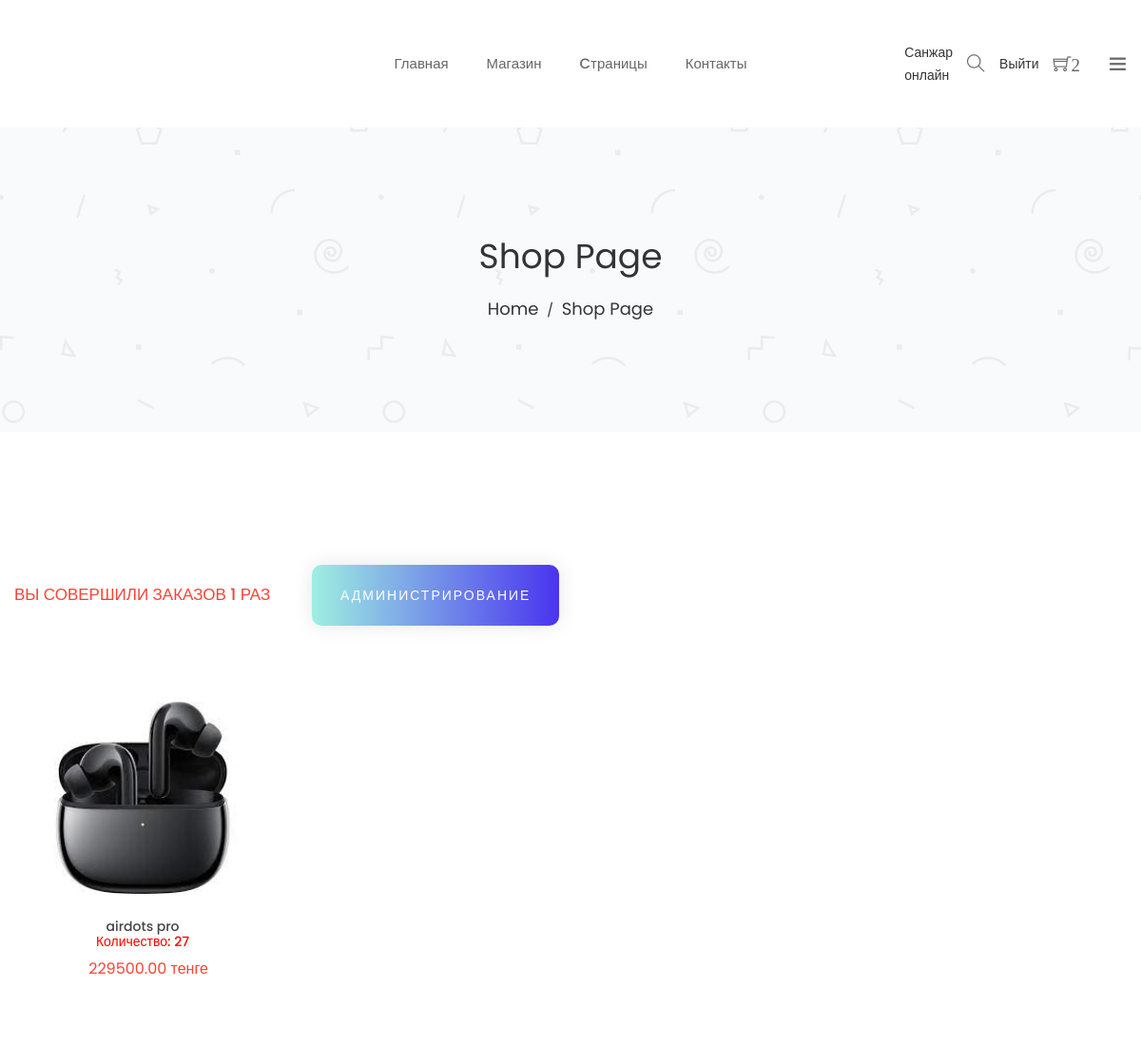
/my_orders/ (signed in, upper part), run on an earlier commit of the app's database.
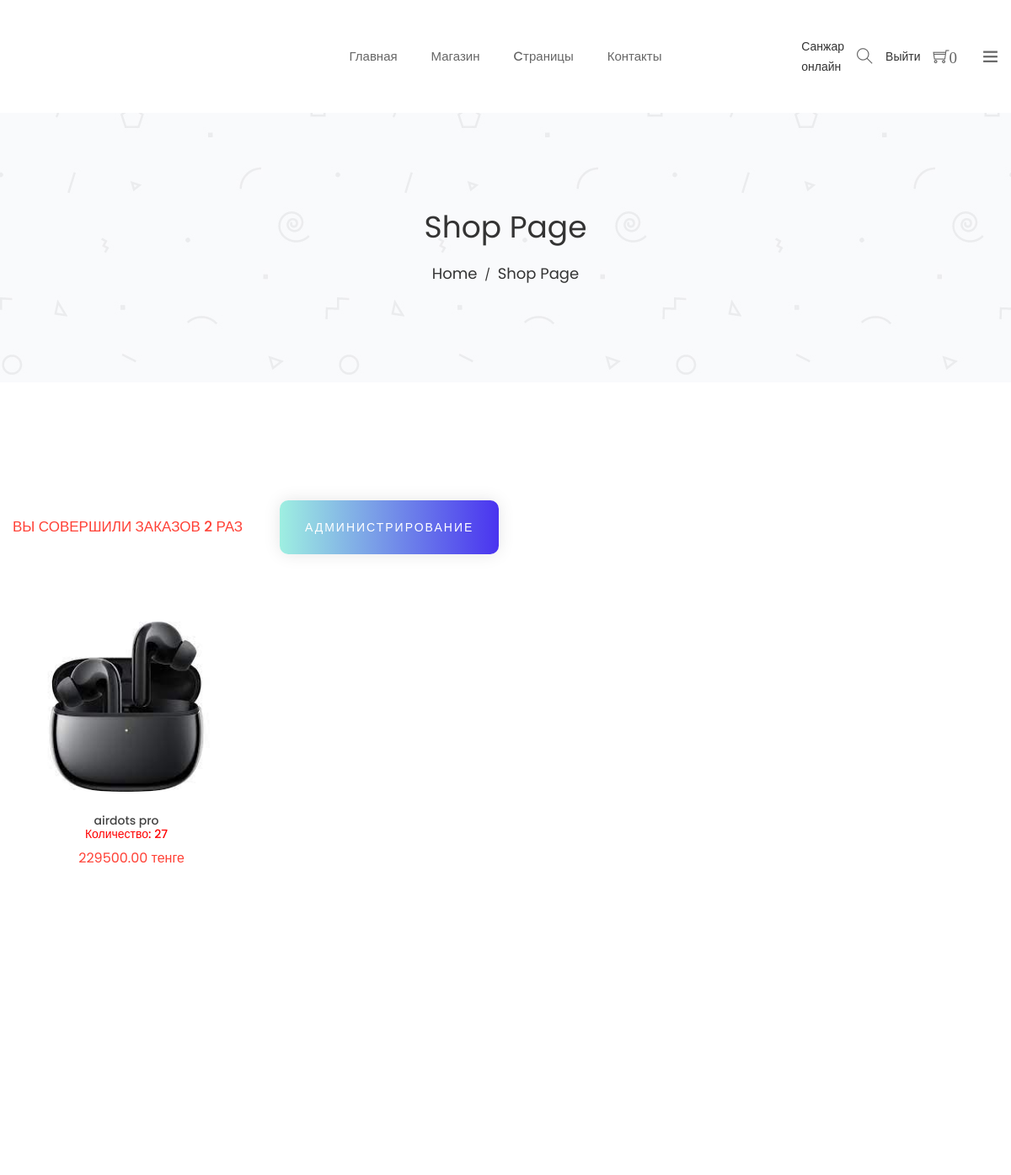
And on a later commit of the database.
### project1/models.py (models this page shows, shortened)
class Cart(models.Model):
    owner = models.ForeignKey('Customer', null=True, verbose_name='Владелец', on_delete=models.CASCADE)
    products = models.ManyToManyField(CartProduct, blank=True, related_name='related_cart')
    total_products = models.PositiveIntegerField(default=0)
    final_price = models.DecimalField(max_digits=9, default=0, decimal_places=2, verbose_name='Общая цена')
    in_order = models.BooleanField(default=False)
    for_anonymous_user = models.BooleanField(default=False)
    class Meta:
        ordering = ['-final_price']
        verbose_name='Корзина'
        verbose_name_plural='Корзина'

class CartProduct(models.Model):
    user = models.ForeignKey('Customer', verbose_name='Покупатель', on_delete=models.CASCADE)
    cart = models.ForeignKey('Cart', verbose_name='Корзина', on_delete=models.CASCADE, related_name='related_products')
    product = models.ForeignKey(Product, verbose_name='Товар', on_delete=models.CASCADE)
    qty = models.PositiveIntegerField(default=1,verbose_name='Количество')
    final_price = models.DecimalField(max_digits=9, decimal_places=2, verbose_name='Общая цена')
    class Meta:
        verbose_name='Продукты для корзины'
        verbose_name_plural='Продукты для корзины'

class Product(models.Model):
    category = models.ForeignKey(Category, verbose_name='Категория', on_delete=models.CASCADE)
    subcategor=models.ForeignKey(subcategories,verbose_name='Подкатегория',on_delete=models.CASCADE,related_name='category')
    title = models.CharField(max_length=255, verbose_name='Наименование')
    slug = models.SlugField(unique=True)
    image = models.ImageField(verbose_name='Главная изображение товара')
    images_2=models.ImageField(verbose_name='Дочерние изображения',blank=True, null=True)
    images_3=models.ImageField(verbose_name='Дочерние изображения',blank=True,null=True)
    description = RichTextField(verbose_name='Описание', null=True)
    price = models.DecimalField(max_digits=9, decimal_places=0, verbose_name='Новая цена')
    count_product=models.DecimalField(max_digits=7,decimal_places=0,verbose_name="Количество товара",default=1)
    history_price=models.DecimalField(max_digits=9,decimal_places=0,verbose_name='Старая цена')
    birth_date =models.DateTimeField(auto_now_add=True,  verbose_name="Дата добавления")
    old_discount=models.DecimalField(max_digits=9,decimal_places=0,verbose_name='Цена до скидки',default=0)
    discount=models.DecimalField(max_digits=2,decimal_places=0,verbose_name="Скидка в процентах",default=0)
    discount_end_date =models.DateTimeField( verbose_name="Дата окончания скидки",default=datetime.datetime.strptime(str_Astana_time,DATA_TIME_FORMAT))
    value = models.CharField(choices=LIKE_CHOICES, max_length=8,default='Like')
    new = models.BooleanField(default=True,verbose_name="Новый продукт")
    likes = models.ManyToManyField(User,blank=True, related_name='likes')
    orders=models.DecimalField(max_digits=2000,decimal_places=0,verbose_name="Количество заказов",default=0)
    comments=GenericRelation('Comment')
    class Meta:
        ordering = ['-birth_date']
        verbose_name='Продукт'
        verbose_name_plural='Продукты'

### project1/views.py (the view)
# urls.py: path('my_orders/',MY_ORDERS.as_view(),name='my_orders'),
class MY_ORDERS(View):
    def get(self,request,*args,**kwargs):
        context={'my_oreder':none(request),'cart':cart(request),}
        return render(request,'my_orders.html',context)

### project1/views.py (called while the page is built)
def cart(request):
    if request.user.is_authenticated:
        customer = Customer.objects.filter(user=request.user).first()
        if not customer:
            customer = Customer.objects.create(
                user=request.user
            )
        cart = Cart.objects.filter(owner=customer, in_order=False).first()
        if not cart:
            cart = Cart.objects.create(owner=customer)
    else:
        cart = Cart.objects.filter(for_anonymous_user=True).first()
        if not cart:
            cart = Cart.objects.create(for_anonymous_user=True)
    return cart

def none(request):
    cart=0
    if request.user.is_authenticated:
        customer = Customer.objects.filter(user=request.user).first()
        cart = Cart.objects.filter(owner=customer, in_order=True).all()
    return cart

### project1/templates/my_orders.html (shortened to what the changed rows need)
{% extends 'extends.html' %}
{% load static %}
{% block content %}
        <div class="ht__bradcaump__area" style="background: rgba(0, 0, 0, 0) url({% static 'images/bg/2.jpg' %}) no-repeat scroll center center / cover ;">
            <div class="ht__bradcaump__wrap">
                <div class="container">
                    <div class="row">
                        <div class="col-xs-12">
                            <div class="bradcaump__inner text-center">
                                <h2 class="bradcaump-title">Shop Page</h2>
                            </div>
                        </div>
                    </div>
                </div>
            </div>
        </div>
        <section class="htc__product__area shop__page ptb--130 bg__white">
            <div class="container">
                <div class="htc__product__container">
                    <div class="row">
                        <div class="col-md-12">
                            <div class="filter__menu__container">
                                <div class="product__menu">
                                    {% if  my_oreder %}
                                    <button data-filter="*"  class="is-checked">Вы совершили заказов {{ my_oreder.count }} раз </button>
                                    {% else %}
                                    <button data-filter="*"  class="is-checked gradient">У вас нет заказов</button>
                                    {% endif %}
                                    {% if request.user.is_superuser %}
                                    <a href="{% url 'index_crm' %}" class="gradient-button">Администрирование</a>
                                    {% endif %}
                                </div>
                            </div>
                        </div>
                    </div>
                    <div class="row">
                        <div class="product__list another-product-style">
                            {% if  my_oreder %}
                            {% for my_oreder in my_oreder %}
                            {% for my_order_all in my_oreder.products.all %}
                            <div class="col-md-3 single__pro col-lg-3 cat--1 col-sm-4 col-xs-12">
                                <div class="product foo">
                                    <div class="product__inner">
                                        <div class="pro__thumb">
                                            <a href="{% url 'product_detail' my_order_all.product.pk %}">
                                                {% if my_order_all.product.image %}
                                                <img src="{{ my_order_all.product.image.url }}"  alt="product images">
                                                {% endif %}
                                            </a>
                                        </div>
                                    </div>
                                    <div class="product__details">
                                        <h2><a href="{% url 'product_view' my_order_all.product.pk %}">{{ my_order_all.product.title }}</a></h2>
                                        <h2><a style="color:red;">Количество: {{ my_order_all.qty }}</a></h2>
                                        <ul class="product__price">
                                            <li class="new__price">{{ my_order_all.final_price }} тенге</li>
                                        </ul>
                                    </div>
                                </div>
                            </div>
                            {% endfor %}
                            {% endfor %}
                            {% endif %}
                        </div>
                    </div>
                </div>
            </div>
        </section>
        {% endblock content  %}

### project1/templates/extends.html (shortened to what this page needs)
{% load static %}
<!doctype html>
<html class="no-js" lang="en">
<head>
    <link rel="stylesheet" href="{% static 'css/bootstrap.min.css' %}">
    <link rel="stylesheet" href="{% static 'css/warning.css' %}">
    <link rel="stylesheet" href="{% static 'css/owl.carousel.min.css' %}">
    <link rel="stylesheet" href="{% static 'css/owl.theme.default.min.css' %}">
    <link rel="stylesheet" href="{% static 'css/core.css' %}">
    <link rel="stylesheet" href="{% static 'css/shortcode/shortcodes.css' %}">
    <link rel="stylesheet" href="{% static 'style.css' %}">
    <link rel="stylesheet" href="{% static 'css/responsive.css' %}">
    <link rel="stylesheet" href="{% static 'css/custom.css' %}">
    <link rel="stylesheet" href="{% static 'css/Like_dislike.css' %}">
    <link rel="stylesheet" href="{% static 'css/cart.css' %}">
   <link rel="stylesheet" href="{% static 'css/comments.css' %}">
   <link rel="stylesheet" href="{% static 'css/button_and_detail.css' %}">
   <link rel="stylesheet" href="{% static 'css/style_passwords_registet-.css' %}">
   <link rel="stylesheet" href="{% static 'css/discount_new_products.css' %}">
</head>
<body>
    <div class="wrapper fixed__footer">
        <header id="header" class="htc-header header--3 bg__white">
            <div id="sticky-header-with-topbar" class="mainmenu__area sticky__header">
                <div class="container">
                    <div class="row">
                        <div class="col-md-2 col-lg-2 col-sm-3 col-xs-3">
                            <div class="logo">
                            </div>
                        </div>
                        <div class="col-md-8 col-lg-8 col-sm-6 col-xs-6">
                            <nav class="mainmenu__nav hidden-xs hidden-sm">
                                <ul class="main__menu">
                                    <li class="drop"><a href="{% url 'index' %}">Главная</a>
                                    </li>
                                    <li class="drop"><a href="{% url 'shop' %}">Магазин</a>
                                    </li>
                                    <li class="drop"><a href="#">Cтраницы</a>
                                    </li>
                                    <li><a href="{% url 'contact' %}">Контакты</a></li>
                                </ul>
                            </nav>
                        </div>
                        <div class="col-md-2 col-sm-4 col-xs-3">
                            <ul class="menu-extra">
                                {% if request.user.is_authenticated %}
                                <ul class="menu-extra">
                                <li><a href="{% url 'my_orders' %}">{{request.user.first_name}} онлайн</a></li>
                                </ul>
                                {% else %}
                                <li><a href="{% url 'login-register01' %}" class="ti-user"></a></li>
                                {% endif %}
                                <li class="search search__open "><span class="ti-search"></span></li>
                                {% if request.user.is_authenticated %}
                                <a class="nav-link" href="{% url 'logout_page' %}">Выйти</a>
                                <li class="cart__menu" href="{% url 'cart' %}"><span class="ti-shopping-cart">{{ cart.products.count }}</span></li>
                                {% endif %}
                                <li class="toggle__menu hidden-xs hidden-sm"><span class="ti-menu"></span></li>
                            </ul>
                        </div>
                    </div>
                </div>
            </div>
        </header>
        <div class="offset__wrapper">
        {% block content %}{% endblock %}
    </div>
</body>
</html>

What changed in the data, as far as the page shows it:
no longer on this page (row edited): Cart: products.count "2"
added Cart: products.count "0"
Also different on the page:
{{ my_oreder.count }}: "1" → "2"
